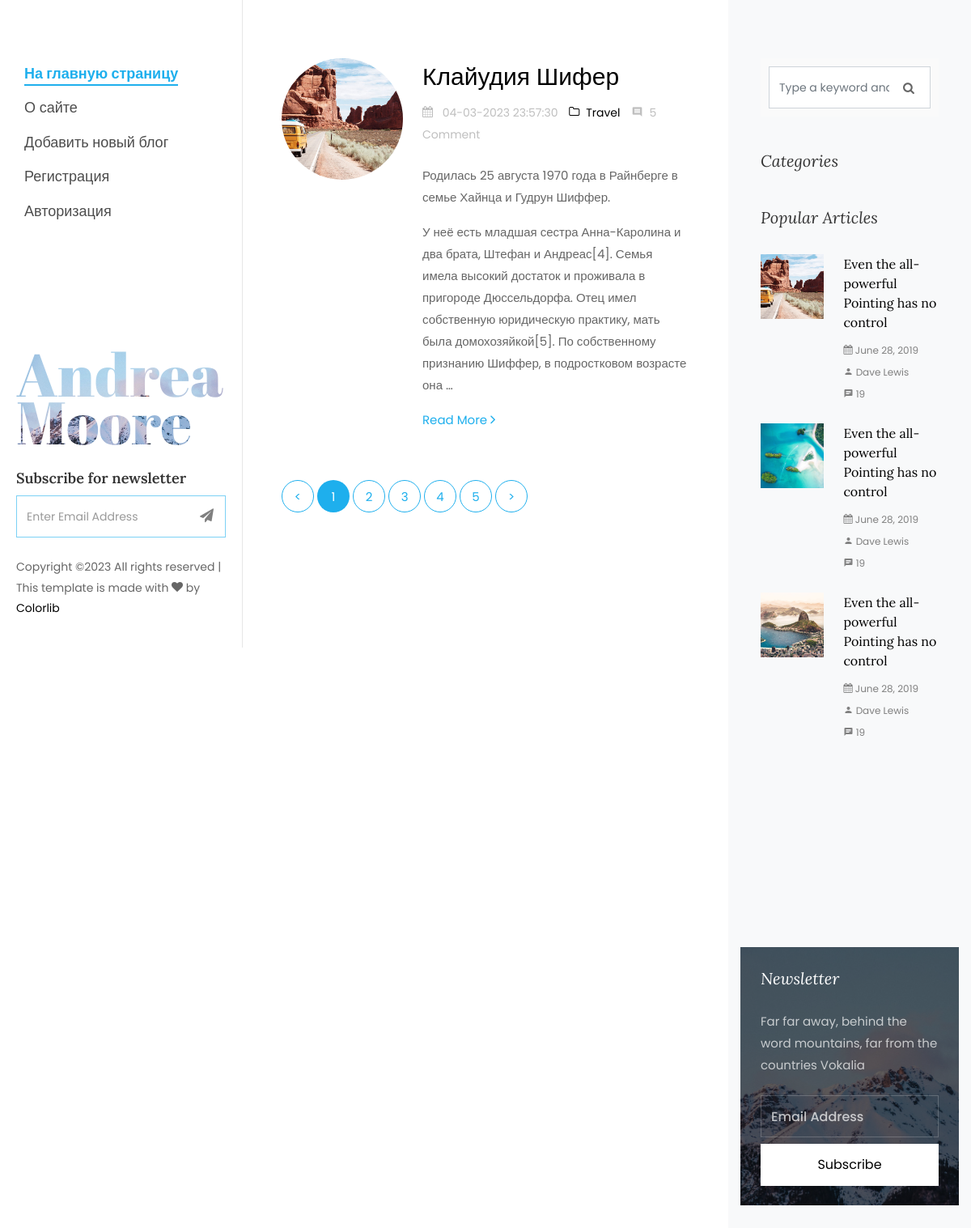
Page /cats/4/ on the earlier database version.
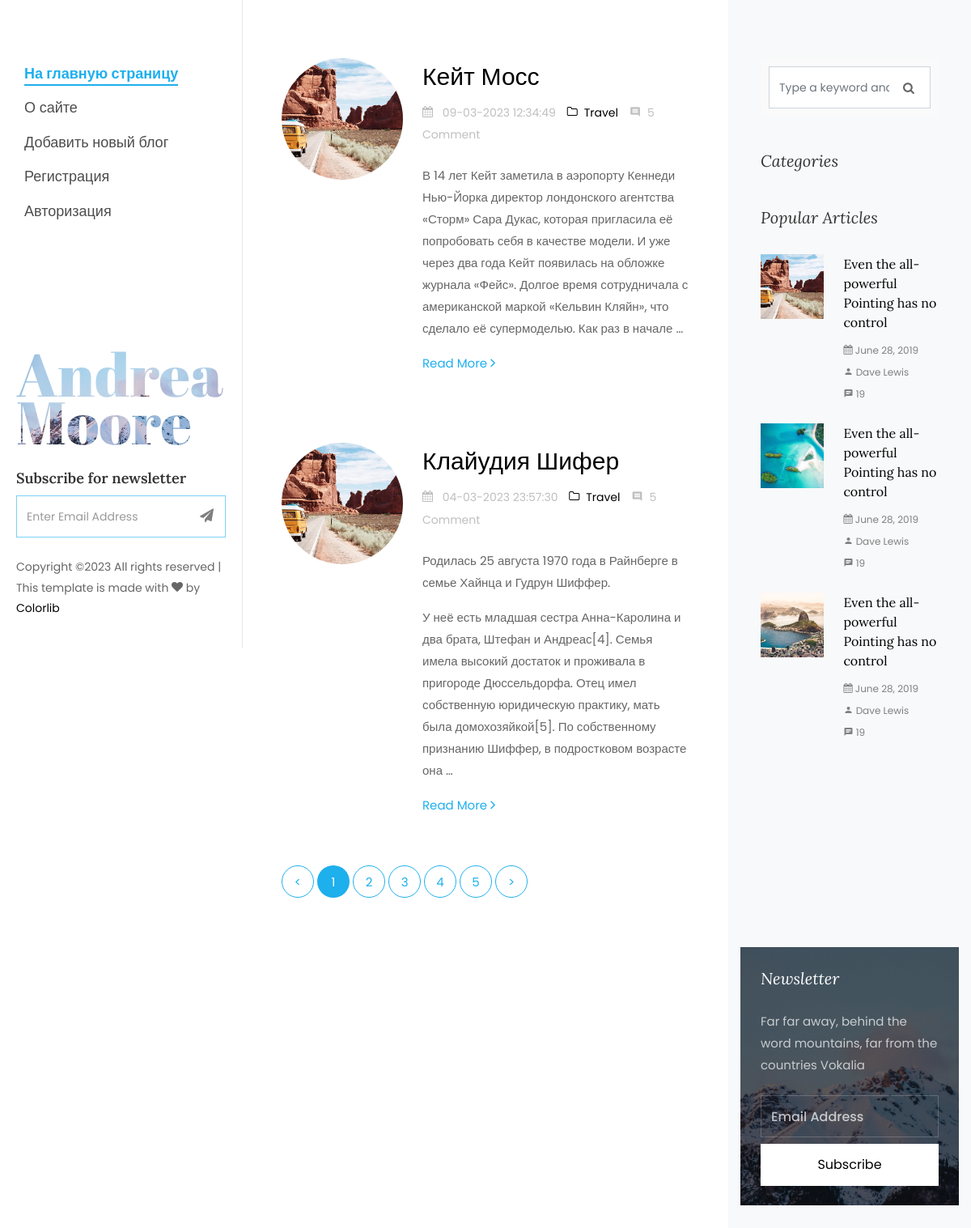
Same page on the later database version.
### women/models.py (models this page shows, shortened)
class Women(models.Model):
    objects = None
    title = models.CharField(max_length=255, verbose_name='Заголовок')
    content = models.TextField(blank=True)
    photo = models.ImageField(upload_to="photos/%Y/%m/%d/")
    time_create = models.DateTimeField(auto_now_add=True)
    slug = models.SlugField(max_length=250, unique= True, db_index= True, verbose_name= "URL")
    time_update = models.DateTimeField(auto_now=True)
    is_published = models.BooleanField(default=True)
    cat = models.ForeignKey('Category', on_delete=models.PROTECT, )
    class Meta:
        verbose_name_plural = 'Известные женщины'
        ordering = ('cat', 'title')

### women/views.py (the view)
# urls.py: path('cats/<slug:cat_slug>/', CategoryListView.as_view(), name='category'),
class CategoryListView(DataMixin, ListView):
    template_name = 'women/category.html'
    context_object_name = 'posts'
    def get_queryset(self):
        return Women.objects.filter(cat__slug=self.kwargs['cat_slug'], is_published=True)

### women/templates/women/category.html (shortened to what this page needs)
{% load static %}
<!DOCTYPE html>
<html lang="en">
  <head>
    <link rel="stylesheet" href="{% static 'css/open-iconic-bootstrap.min.css' %}">
    <link rel="stylesheet" href="{% static 'css/animate.css' %}">
    <link rel="stylesheet" href="{% static 'css/owl.carousel.min.css' %}">
    <link rel="stylesheet" href="{% static 'css/owl.theme.default.min.css' %}">
    <link rel="stylesheet" href="{% static 'css/magnific-popup.css' %}">
    <link rel="stylesheet" href="{% static 'css/aos.css' %}">
    <link rel="stylesheet" href="{% static 'css/ionicons.min.css' %}">
    <link rel="stylesheet" href="{% static 'css/bootstrap-datepicker.css' %}">
    <link rel="stylesheet" href="{% static 'css/jquery.timepicker.css' %}">
    <link rel="stylesheet" href="{%  static 'css/flaticon.css' %}">
    <link rel="stylesheet" href="{% static 'css/icomoon.css' %}">
    <link rel="stylesheet" href="{% static 'css/style.css' %}">
  </head>
  <body>
	{% include 'women/side-header.html' %}
		<div id="colorlib-main">
			<section class="ftco-section ftco-no-pt ftco-no-pb">
	    	<div class="container">
	    		<div class="row d-flex">
	    			<div class="col-xl-8 py-5 px-md-5">
						{% for p in posts %}
	    				<div class="row pt-md-4">
			    			<div class="col-md-12">
									<div class="blog-entry ftco-animate d-md-flex">
										<a href="" class="img img-2"
										   style="background-image: url('../static/images/image_1.jpg');"></a>
										<div class="text text-2 pl-md-4">
				              <h3 class="mb-2"><a href="single.html"> {{ p.title }} </a></h3>
				              <div class="meta-wrap">
												<p class="meta">
				              		<span><i class="icon-calendar mr-2"></i> {{p.time_update|date:'d-m-Y H:i:s' }} </span>
				              		<span><a href="single.html"><i class="icon-folder-o mr-2"></i>Travel</a></span>
				              		<span><i class="icon-comment2 mr-2"></i>5 Comment</span>
				              	</p>
			              	</div>
				              <p class="mb-4"> {{ p.content | linebreaks | truncatewords:50 }}</p>
				              <p><a href=" {% url 'post' p.slug %} " class="btn-custom">Read More <span class="ion-ios-arrow-forward"></span></a></p>
				            </div>
									</div>
								</div>
			    		</div>
						{% endfor %}
			    		<div class="row">
			          <div class="col">
			            <div class="block-27">
			              <ul>
			                <li><a href="#">&lt;</a></li>
			                <li class="active"><span>1</span></li>
			                <li><a href="#">2</a></li>
			                <li><a href="#">3</a></li>
			                <li><a href="#">4</a></li>
			                <li><a href="#">5</a></li>
			                <li><a href="#">&gt;</a></li>
			              </ul>
			            </div>
			          </div>
			        </div>
			    	</div>
	    			<div class="col-xl-4 sidebar ftco-animate bg-light pt-5">
	            <div class="sidebar-box pt-md-4">
	              <form action="#" class="search-form">
	                <div class="form-group">
	                  <span class="icon icon-search"></span>
	                  <input type="text" class="form-control" placeholder="Type a keyword and hit enter">
	                </div>
	              </form>
	            </div>
	            <div class="sidebar-box ftco-animate">
	            	<h3 class="sidebar-heading">Categories</h3>
	            </div>
	            <div class="sidebar-box ftco-animate">
	              <h3 class="sidebar-heading">Popular Articles</h3>
	              <div class="block-21 mb-4 d-flex">
	                <a class="blog-img mr-4" style="background-image: url('../static/images/image_1.jpg');"></a>
	                <div class="text">
	                  <h3 class="heading"><a href="#">Even the all-powerful Pointing has no control</a></h3>
	                  <div class="meta">
	                    <div><a href="#"><span class="icon-calendar"></span> June 28, 2019</a></div>
	                    <div><a href="#"><span class="icon-person"></span> Dave Lewis</a></div>
	                    <div><a href="#"><span class="icon-chat"></span> 19</a></div>
	                  </div>
	                </div>
	              </div>
	              <div class="block-21 mb-4 d-flex">
	                <a class="blog-img mr-4" style="background-image: url('../static/images/image_2.jpg');"></a>
	                <div class="text">
	                  <h3 class="heading"><a href="#">Even the all-powerful Pointing has no control</a></h3>
	                  <div class="meta">
	                    <div><a href="#"><span class="icon-calendar"></span> June 28, 2019</a></div>
	                    <div><a href="#"><span class="icon-person"></span> Dave Lewis</a></div>
	                    <div><a href="#"><span class="icon-chat"></span> 19</a></div>
	                  </div>
	                </div>
	              </div>
	              <div class="block-21 mb-4 d-flex">
	                <a class="blog-img mr-4" style="background-image: url('../static/images/image_3.jpg');"></a>
	                <div class="text">
	                  <h3 class="heading"><a href="#">Even the all-powerful Pointing has no control</a></h3>
	                  <div class="meta">
	                    <div><a href="#"><span class="icon-calendar"></span> June 28, 2019</a></div>
	                    <div><a href="#"><span class="icon-person"></span> Dave Lewis</a></div>
	                    <div><a href="#"><span class="icon-chat"></span> 19</a></div>
	                  </div>
	                </div>
	              </div>
	            </div>
							<div class="sidebar-box subs-wrap img py-4" style="background-image: url('../static/images/bg_1.jpg');">
								<div class="overlay"></div>
								<h3 class="mb-4 sidebar-heading">Newsletter</h3>
								<p class="mb-4">Far far away, behind the word mountains, far from the countries Vokalia</p>
	              <form action="#" class="subscribe-form">
	                <div class="form-group">
	                  <input type="text" class="form-control" placeholder="Email Address">
	                  <input type="submit" value="Subscribe" class="mt-2 btn btn-white submit">
	                </div>
	              </form>
	            </div>
	          </div>
	    		</div>
	    	</div>
	    </section>
		</div>
	</div>
  </body>
</html>

### women/templates/women/side-header.html (shortened to what this page needs)
{% load static %}
<div id="colorlib-page">
		<aside id="colorlib-aside" role="complementary" class="js-fullheight">
			<nav id="colorlib-main-menu" role="navigation">
				<ul>
					<li class="colorlib-active"><a href="index.html"> На главную страницу </a></li>
					<li><a href="fashion.html">О сайте </a></li>
					<li><a href="addpage.html">Добавить новый блог </a></li>
					<li><a href="register.html"> Регистрация </a></li>
					<li><a href="contact.html"> Авторизация </a></li>
				</ul>
			</nav>
			<div class="colorlib-footer">
				<h1 id="colorlib-logo" class="mb-4"><a href="index.html" style="background-image: url('../static/images/bg_1.jpg');">Andrea <span>Moore</span></a></h1>
				<div class="mb-4">
					<h3>Subscribe for newsletter</h3>
					<form action="#" class="colorlib-subscribe-form">
            <div class="form-group d-flex">
            	<div class="icon"><span class="icon-paper-plane"></span></div>
              <input type="text" class="form-control" placeholder="Enter Email Address">
            </div>
          </form>
				</div>
				<p class="pfooter">
	  Copyright &copy;<script>document.write(new Date().getFullYear());</script> All rights reserved | This template is made with <i class="icon-heart" aria-hidden="true"></i> by <a href="https://colorlib.com" target="_blank">Colorlib</a>
	  </p>
			</div>
          	</aside>

### women/static/css/icomoon.css (style rules this page uses)
[class^="icon-"], [class*=" icon-"] { font-family: 'icomoon' !important; speak: none; font-style: normal; font-weight: normal; font-variant: normal; text-transform: none; line-height: 1; -webkit-font-smoothing: antialiased; -moz-osx-font-smoothing: grayscale; }
.icon-search:before { content: "\f002"; }
.icon-heart:before { content: "\f004"; }
.icon-calendar:before { content: "\f073"; }
.icon-folder-o:before { content: "\f114"; }
.icon-paper-plane:before { content: "\f1d8"; }
.icon-chat:before { content: "\e0b7"; }
.icon-comment2:before { content: "\e0b9"; }
.icon-person:before { content: "\e7fd"; }

Differences in the rows shown:
added Women: title "Кейт Мосс", time_update "09-03-2023 12:34:49", content "В 14 лет Кейт заметила в аэропорту Кеннеди Нью-Йорка директор лондонского агентства «Сторм» Сара Дукас, которая пригласила её попробовать себя в качестве модели. И уже через два года Кейт появилась на обложке журнала «Фейс». Долгое время сотрудничала с американской маркой «Кельвин Кляйн», что сделало её супермоделью. Как раз в начале …"
